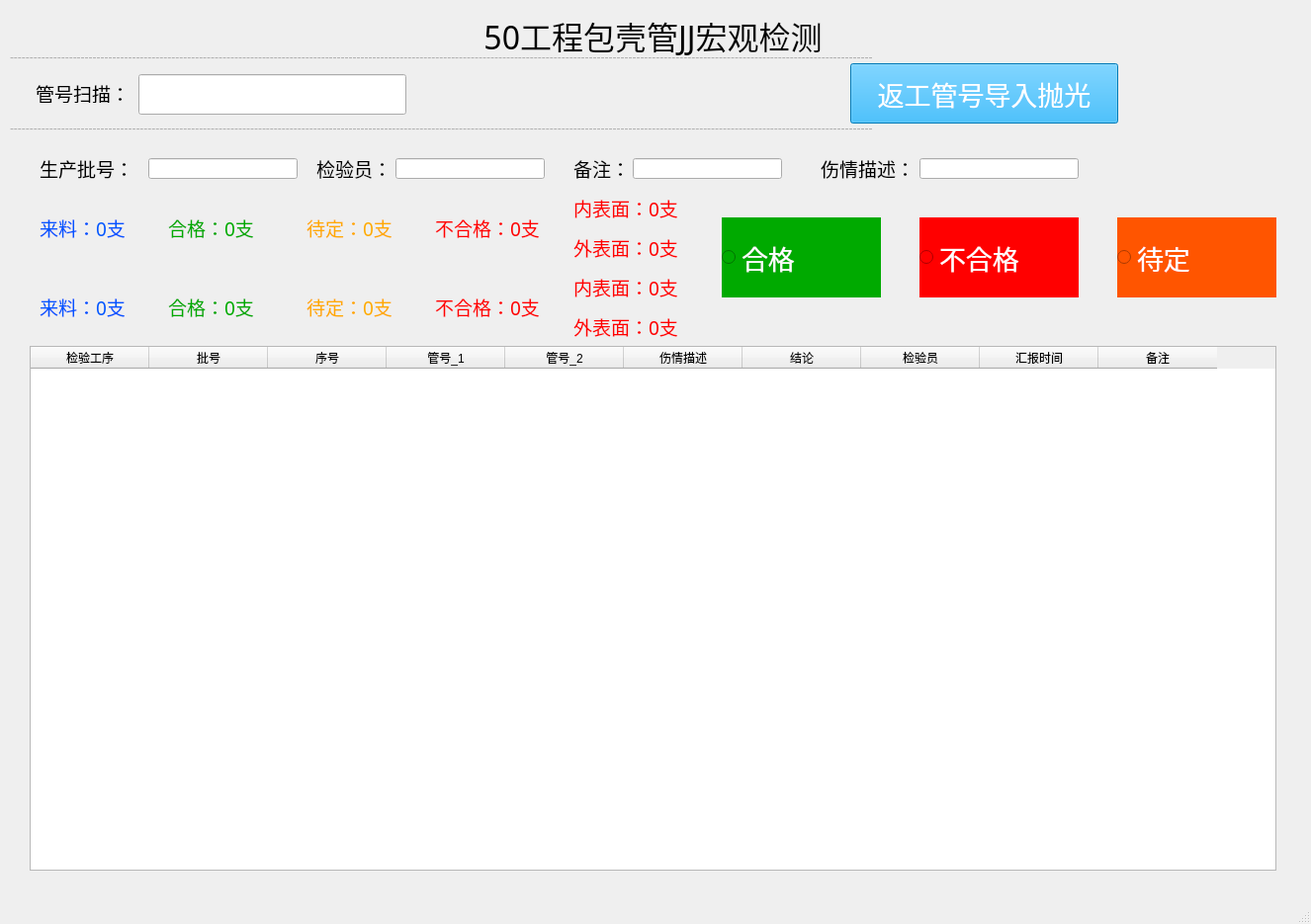
<?xml version="1.0" encoding="UTF-8"?>
<ui version="4.0">
 <class>MainWindow</class>
 <widget class="QMainWindow" name="MainWindow">
  <property name="geometry">
   <rect>
    <x>0</x>
    <y>0</y>
    <width>1326</width>
    <height>935</height>
   </rect>
  </property>
  <property name="windowTitle">
   <string>50工程包壳管JJ宏观检测</string>
  </property>
  <widget class="QWidget" name="centralwidget">
   <widget class="QLabel" name="label">
    <property name="geometry">
     <rect>
      <x>0</x>
      <y>0</y>
      <width>1321</width>
      <height>71</height>
     </rect>
    </property>
    <property name="font">
     <font>
      <family>黑体</family>
      <pointsize>24</pointsize>
     </font>
    </property>
    <property name="text">
     <string>50工程包壳管JJ宏观检测</string>
    </property>
    <property name="alignment">
     <set>Qt::AlignCenter</set>
    </property>
   </widget>
   <widget class="QLineEdit" name="Scan">
    <property name="geometry">
     <rect>
      <x>140</x>
      <y>75</y>
      <width>271</width>
      <height>41</height>
     </rect>
    </property>
    <property name="font">
     <font>
      <family>黑体</family>
      <pointsize>28</pointsize>
     </font>
    </property>
   </widget>
   <widget class="QLabel" name="show_Barcode">
    <property name="geometry">
     <rect>
      <x>30</x>
      <y>80</y>
      <width>1271</width>
      <height>16</height>
     </rect>
    </property>
    <property name="font">
     <font>
      <family>黑体</family>
      <pointsize>72</pointsize>
     </font>
    </property>
    <property name="styleSheet">
     <string notr="true">color:red</string>
    </property>
    <property name="text">
     <string/>
    </property>
    <property name="alignment">
     <set>Qt::AlignCenter</set>
    </property>
   </widget>
   <widget class="QLabel" name="label_3">
    <property name="geometry">
     <rect>
      <x>36</x>
      <y>84</y>
      <width>91</width>
      <height>20</height>
     </rect>
    </property>
    <property name="font">
     <font>
      <family>黑体</family>
      <pointsize>14</pointsize>
     </font>
    </property>
    <property name="text">
     <string>管号扫描：</string>
    </property>
   </widget>
   <widget class="QLabel" name="label_6">
    <property name="geometry">
     <rect>
      <x>320</x>
      <y>160</y>
      <width>91</width>
      <height>21</height>
     </rect>
    </property>
    <property name="font">
     <font>
      <family>黑体</family>
      <pointsize>14</pointsize>
     </font>
    </property>
    <property name="text">
     <string>检验员：</string>
    </property>
   </widget>
   <widget class="QLineEdit" name="biaozhun">
    <property name="geometry">
     <rect>
      <x>640</x>
      <y>160</y>
      <width>151</width>
      <height>21</height>
     </rect>
    </property>
    <property name="font">
     <font>
      <family>黑体</family>
      <pointsize>14</pointsize>
     </font>
    </property>
    <property name="styleSheet">
     <string notr="true"/>
    </property>
   </widget>
   <widget class="QLabel" name="label_4">
    <property name="geometry">
     <rect>
      <x>40</x>
      <y>160</y>
      <width>91</width>
      <height>21</height>
     </rect>
    </property>
    <property name="font">
     <font>
      <family>黑体</family>
      <pointsize>14</pointsize>
     </font>
    </property>
    <property name="text">
     <string>生产批号：</string>
    </property>
   </widget>
   <widget class="QLabel" name="label_5">
    <property name="geometry">
     <rect>
      <x>580</x>
      <y>160</y>
      <width>91</width>
      <height>21</height>
     </rect>
    </property>
    <property name="font">
     <font>
      <family>黑体</family>
      <pointsize>14</pointsize>
     </font>
    </property>
    <property name="text">
     <string>备注：</string>
    </property>
   </widget>
   <widget class="QLineEdit" name="jianyanyuan">
    <property name="geometry">
     <rect>
      <x>400</x>
      <y>160</y>
      <width>151</width>
      <height>21</height>
     </rect>
    </property>
    <property name="font">
     <font>
      <family>黑体</family>
      <pointsize>14</pointsize>
     </font>
    </property>
    <property name="styleSheet">
     <string notr="true"/>
    </property>
   </widget>
   <widget class="QLineEdit" name="pihao">
    <property name="geometry">
     <rect>
      <x>150</x>
      <y>160</y>
      <width>151</width>
      <height>21</height>
     </rect>
    </property>
    <property name="font">
     <font>
      <family>黑体</family>
      <pointsize>14</pointsize>
     </font>
    </property>
    <property name="styleSheet">
     <string notr="true"/>
    </property>
   </widget>
   <widget class="QTableWidget" name="table_data">
    <property name="geometry">
     <rect>
      <x>30</x>
      <y>350</y>
      <width>1261</width>
      <height>531</height>
     </rect>
    </property>
    <attribute name="horizontalHeaderMinimumSectionSize">
     <number>30</number>
    </attribute>
    <attribute name="horizontalHeaderDefaultSectionSize">
     <number>120</number>
    </attribute>
    <attribute name="verticalHeaderMinimumSectionSize">
     <number>25</number>
    </attribute>
    <attribute name="verticalHeaderDefaultSectionSize">
     <number>30</number>
    </attribute>
    <column>
     <property name="text">
      <string>检验工序</string>
     </property>
    </column>
    <column>
     <property name="text">
      <string>批号</string>
     </property>
    </column>
    <column>
     <property name="text">
      <string>序号</string>
     </property>
    </column>
    <column>
     <property name="text">
      <string>管号_1</string>
     </property>
    </column>
    <column>
     <property name="text">
      <string>管号_2</string>
     </property>
    </column>
    <column>
     <property name="text">
      <string>伤情描述</string>
     </property>
    </column>
    <column>
     <property name="text">
      <string>结论</string>
     </property>
    </column>
    <column>
     <property name="text">
      <string>检验员</string>
     </property>
    </column>
    <column>
     <property name="text">
      <string>汇报时间</string>
     </property>
    </column>
    <column>
     <property name="text">
      <string>备注</string>
     </property>
    </column>
   </widget>
   <widget class="QLabel" name="label_8">
    <property name="geometry">
     <rect>
      <x>10</x>
      <y>120</y>
      <width>1301</width>
      <height>20</height>
     </rect>
    </property>
    <property name="styleSheet">
     <string notr="true">color: rgb(173, 173, 173);</string>
    </property>
    <property name="text">
     <string>---------------------------------------------------------------------------------------------------------------------------------------------------------------------------------------------------------------------------</string>
    </property>
   </widget>
   <widget class="QLabel" name="label_9">
    <property name="geometry">
     <rect>
      <x>10</x>
      <y>50</y>
      <width>1301</width>
      <height>16</height>
     </rect>
    </property>
    <property name="styleSheet">
     <string notr="true">color: rgb(173, 173, 173);</string>
    </property>
    <property name="text">
     <string>---------------------------------------------------------------------------------------------------------------------------------------------------------------------------------------------------------------------------</string>
    </property>
   </widget>
   <widget class="QPushButton" name="daiding_btn_R">
    <property name="geometry">
     <rect>
      <x>860</x>
      <y>64</y>
      <width>271</width>
      <height>61</height>
     </rect>
    </property>
    <property name="font">
     <font>
      <family>黑体</family>
      <pointsize>20</pointsize>
     </font>
    </property>
    <property name="styleSheet">
     <string notr="true">color:white;
background-color: rgb(0, 170, 255);</string>
    </property>
    <property name="text">
     <string>返工管号导入抛光</string>
    </property>
   </widget>
   <widget class="QLineEdit" name="shangqing">
    <property name="geometry">
     <rect>
      <x>930</x>
      <y>160</y>
      <width>161</width>
      <height>21</height>
     </rect>
    </property>
    <property name="font">
     <font>
      <family>黑体</family>
      <pointsize>14</pointsize>
     </font>
    </property>
    <property name="styleSheet">
     <string notr="true"/>
    </property>
   </widget>
   <widget class="QLabel" name="label_10">
    <property name="geometry">
     <rect>
      <x>830</x>
      <y>160</y>
      <width>91</width>
      <height>21</height>
     </rect>
    </property>
    <property name="font">
     <font>
      <family>黑体</family>
      <pointsize>14</pointsize>
     </font>
    </property>
    <property name="text">
     <string>伤情描述：</string>
    </property>
   </widget>
   <widget class="QRadioButton" name="hege_btn">
    <property name="geometry">
     <rect>
      <x>730</x>
      <y>220</y>
      <width>161</width>
      <height>81</height>
     </rect>
    </property>
    <property name="font">
     <font>
      <family>黑体</family>
      <pointsize>20</pointsize>
     </font>
    </property>
    <property name="layoutDirection">
     <enum>Qt::LeftToRight</enum>
    </property>
    <property name="styleSheet">
     <string notr="true">background-color: rgb(0, 170, 0);
color: rgb(255, 255, 255);</string>
    </property>
    <property name="text">
     <string>合格</string>
    </property>
   </widget>
   <widget class="QRadioButton" name="daiding_btn">
    <property name="geometry">
     <rect>
      <x>1130</x>
      <y>220</y>
      <width>161</width>
      <height>81</height>
     </rect>
    </property>
    <property name="font">
     <font>
      <family>黑体</family>
      <pointsize>20</pointsize>
     </font>
    </property>
    <property name="layoutDirection">
     <enum>Qt::LeftToRight</enum>
    </property>
    <property name="styleSheet">
     <string notr="true">color: rgb(255, 255, 255);
background-color: rgb(255, 85, 0);</string>
    </property>
    <property name="text">
     <string>待定</string>
    </property>
   </widget>
   <widget class="QRadioButton" name="buhege_btn">
    <property name="geometry">
     <rect>
      <x>930</x>
      <y>220</y>
      <width>161</width>
      <height>81</height>
     </rect>
    </property>
    <property name="font">
     <font>
      <family>黑体</family>
      <pointsize>20</pointsize>
     </font>
    </property>
    <property name="layoutDirection">
     <enum>Qt::LeftToRight</enum>
    </property>
    <property name="styleSheet">
     <string notr="true">background-color: rgb(255, 0, 0);
color: rgb(255, 255, 255);</string>
    </property>
    <property name="text">
     <string>不合格</string>
    </property>
   </widget>
   <widget class="QLabel" name="BHG">
    <property name="geometry">
     <rect>
      <x>440</x>
      <y>220</y>
      <width>131</width>
      <height>21</height>
     </rect>
    </property>
    <property name="font">
     <font>
      <family>黑体</family>
      <pointsize>14</pointsize>
     </font>
    </property>
    <property name="styleSheet">
     <string notr="true">color: rgb(255, 0, 0);</string>
    </property>
    <property name="text">
     <string>不合格：0支</string>
    </property>
   </widget>
   <widget class="QLabel" name="LL">
    <property name="geometry">
     <rect>
      <x>40</x>
      <y>220</y>
      <width>121</width>
      <height>21</height>
     </rect>
    </property>
    <property name="font">
     <font>
      <family>黑体</family>
      <pointsize>14</pointsize>
     </font>
    </property>
    <property name="styleSheet">
     <string notr="true">color: rgb(0, 85, 255);</string>
    </property>
    <property name="text">
     <string>来料：0支</string>
    </property>
   </widget>
   <widget class="QLabel" name="HG">
    <property name="geometry">
     <rect>
      <x>170</x>
      <y>220</y>
      <width>131</width>
      <height>21</height>
     </rect>
    </property>
    <property name="font">
     <font>
      <family>黑体</family>
      <pointsize>14</pointsize>
     </font>
    </property>
    <property name="styleSheet">
     <string notr="true">color: rgb(0, 170, 0);</string>
    </property>
    <property name="text">
     <string>合格：0支</string>
    </property>
   </widget>
   <widget class="QLabel" name="DD">
    <property name="geometry">
     <rect>
      <x>310</x>
      <y>220</y>
      <width>131</width>
      <height>21</height>
     </rect>
    </property>
    <property name="font">
     <font>
      <family>黑体</family>
      <pointsize>14</pointsize>
     </font>
    </property>
    <property name="styleSheet">
     <string notr="true">color: rgb(255, 170, 0);</string>
    </property>
    <property name="text">
     <string>待定：0支</string>
    </property>
   </widget>
   <widget class="QLabel" name="BHG_N">
    <property name="geometry">
     <rect>
      <x>580</x>
      <y>200</y>
      <width>131</width>
      <height>21</height>
     </rect>
    </property>
    <property name="font">
     <font>
      <family>黑体</family>
      <pointsize>14</pointsize>
     </font>
    </property>
    <property name="styleSheet">
     <string notr="true">color: rgb(255, 0, 0);</string>
    </property>
    <property name="text">
     <string>内表面：0支</string>
    </property>
   </widget>
   <widget class="QLabel" name="BHG_W">
    <property name="geometry">
     <rect>
      <x>580</x>
      <y>240</y>
      <width>131</width>
      <height>21</height>
     </rect>
    </property>
    <property name="font">
     <font>
      <family>黑体</family>
      <pointsize>14</pointsize>
     </font>
    </property>
    <property name="styleSheet">
     <string notr="true">color: rgb(255, 0, 0);</string>
    </property>
    <property name="text">
     <string>外表面：0支</string>
    </property>
   </widget>
   <widget class="QLabel" name="LL_2">
    <property name="geometry">
     <rect>
      <x>40</x>
      <y>300</y>
      <width>121</width>
      <height>21</height>
     </rect>
    </property>
    <property name="font">
     <font>
      <family>黑体</family>
      <pointsize>14</pointsize>
     </font>
    </property>
    <property name="styleSheet">
     <string notr="true">color: rgb(0, 85, 255);</string>
    </property>
    <property name="text">
     <string>来料：0支</string>
    </property>
   </widget>
   <widget class="QLabel" name="HG_2">
    <property name="geometry">
     <rect>
      <x>170</x>
      <y>300</y>
      <width>131</width>
      <height>21</height>
     </rect>
    </property>
    <property name="font">
     <font>
      <family>黑体</family>
      <pointsize>14</pointsize>
     </font>
    </property>
    <property name="styleSheet">
     <string notr="true">color: rgb(0, 170, 0);</string>
    </property>
    <property name="text">
     <string>合格：0支</string>
    </property>
   </widget>
   <widget class="QLabel" name="BHG_W_2">
    <property name="geometry">
     <rect>
      <x>580</x>
      <y>320</y>
      <width>131</width>
      <height>21</height>
     </rect>
    </property>
    <property name="font">
     <font>
      <family>黑体</family>
      <pointsize>14</pointsize>
     </font>
    </property>
    <property name="styleSheet">
     <string notr="true">color: rgb(255, 0, 0);</string>
    </property>
    <property name="text">
     <string>外表面：0支</string>
    </property>
   </widget>
   <widget class="QLabel" name="BHG_2">
    <property name="geometry">
     <rect>
      <x>440</x>
      <y>300</y>
      <width>131</width>
      <height>21</height>
     </rect>
    </property>
    <property name="font">
     <font>
      <family>黑体</family>
      <pointsize>14</pointsize>
     </font>
    </property>
    <property name="styleSheet">
     <string notr="true">color: rgb(255, 0, 0);</string>
    </property>
    <property name="text">
     <string>不合格：0支</string>
    </property>
   </widget>
   <widget class="QLabel" name="BHG_N_2">
    <property name="geometry">
     <rect>
      <x>580</x>
      <y>280</y>
      <width>131</width>
      <height>21</height>
     </rect>
    </property>
    <property name="font">
     <font>
      <family>黑体</family>
      <pointsize>14</pointsize>
     </font>
    </property>
    <property name="styleSheet">
     <string notr="true">color: rgb(255, 0, 0);</string>
    </property>
    <property name="text">
     <string>内表面：0支</string>
    </property>
   </widget>
   <widget class="QLabel" name="DD_2">
    <property name="geometry">
     <rect>
      <x>310</x>
      <y>300</y>
      <width>131</width>
      <height>21</height>
     </rect>
    </property>
    <property name="font">
     <font>
      <family>黑体</family>
      <pointsize>14</pointsize>
     </font>
    </property>
    <property name="styleSheet">
     <string notr="true">color: rgb(255, 170, 0);</string>
    </property>
    <property name="text">
     <string>待定：0支</string>
    </property>
   </widget>
  </widget>
  <widget class="QMenuBar" name="menubar">
   <property name="geometry">
    <rect>
     <x>0</x>
     <y>0</y>
     <width>1326</width>
     <height>23</height>
    </rect>
   </property>
  </widget>
  <widget class="QStatusBar" name="statusbar"/>
 </widget>
 <resources/>
 <connections/>
</ui>
